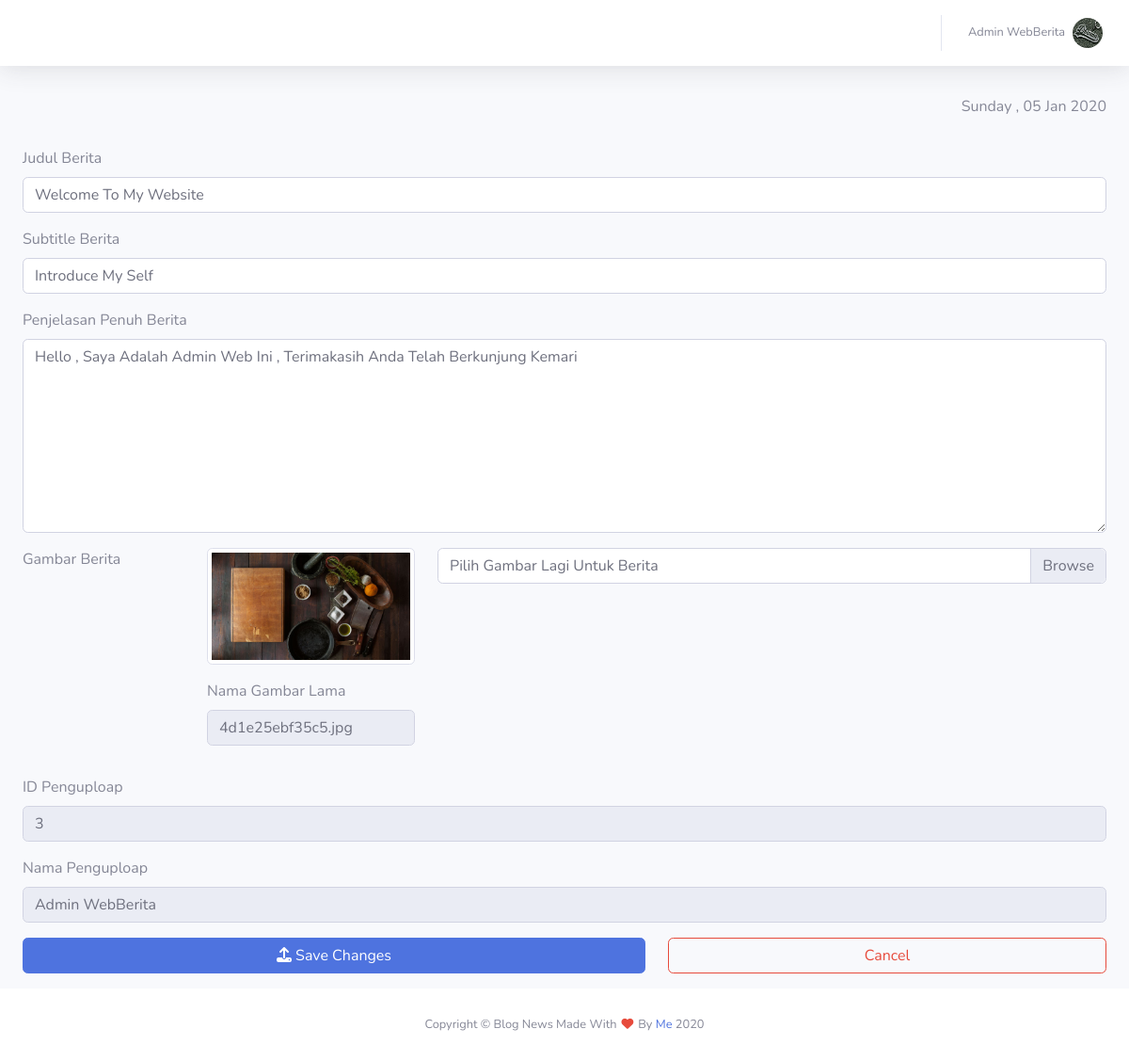
The page /control/User/it?mod=3 (signed in) on the database its author committed.
### tables this page shows
CREATE TABLE `penulis` (
  `id` int(11) NOT NULL,
  `full_name` varchar(288) NOT NULL,
  `tgllahir` date NOT NULL,
  `jenis_gender` varchar(100) NOT NULL,
  `alamat` text NOT NULL,
  `hp` varchar(50) NOT NULL,
  `icon` varchar(250) NOT NULL,
  `join` date NOT NULL,
  `is_active` int(1) NOT NULL,
  `username` varchar(288) NOT NULL,
  `email` varchar(288) NOT NULL,
  `password` varchar(288) NOT NULL,
  `user_role` int(11) NOT NULL
);

CREATE TABLE `tb_news` (
  `idberita` int(11) NOT NULL,
  `judul` varchar(255) NOT NULL,
  `berita` text NOT NULL,
  `tglberita` date NOT NULL,
  `jamberita` time NOT NULL,
  `penulis` int(11) NOT NULL,
  `gambar` varchar(250) NOT NULL,
  `isi_lengkap` text NOT NULL
);

### control/Function.php (called while the page is built, shortened)
<?php
$hostname     = "localhost";
$username     = "root";
$password     = "";
$databasename = "web-berita";
$conn = mysqli_connect($hostname, $username, $password, $databasename);
function query($query) {
    global $conn;
    $result = mysqli_query($conn, $query);
    $rows   = [];
    while ($row = mysqli_fetch_assoc($result)) {
        $rows[] = $row;
    }
    return $rows;
}
?>

### control/User/it.php (the view, shortened to what this page needs)
<?php
require '../tmp/header.php';
$id = $_GET['mod'];
$dataBerita = "SELECT * FROM tb_news WHERE idberita = '$id'";
$berita     = query($dataBerita);
?>
<div id="wrapper">
	<?php foreach ($query as $row): ?>
	<div id="content-wrapper" class="d-flex flex-column">
		<div id="content">
			<nav class="navbar navbar-expand navbar-light bg-white topbar mb-4 static-top shadow">
				<ul class="navbar-nav ml-auto">
					<li class="nav-item dropdown no-arrow">
						<a class="nav-link dropdown-toggle" href="#" id="userDropdown" role="button" data-toggle="dropdown" aria-haspopup="true" aria-expanded="false">
							<span class="mr-2 d-lg-inline text-gray-600 small">
								<?=$row['full_name'];?>
							</span>
							<img class="img-profile rounded-circle" src="../../img/user-icon/<?=$row['icon']?>">
						</a>
					</li>
				</ul>
			</nav>
			<div class="container-fluid">
				<div class="d-sm-flex align-items-center justify-content-between mb-4">
					<?=date("l , d M Y");?>
				</div>
				<?php endforeach;?>
				<form action="" method="post" enctype="multipart/form-data">
					<?php foreach ($berita as $edit): ?>
					<div class="form-group">
						<label for="judul" class="form-control-label">Judul Berita</label>
						<input type="text" name="judul" id="judul" class="form-control" autocomplete="off" value="<?=$edit['judul']?>" required/>
					</div>
					<div class="form-group">
						<label for="ringkas" class="form-control-label"> Subtitle Berita</label>
						<input type="text" name="ringkas" id="ringkas" class="form-control" required value="<?=$edit['berita']?>">
					</div>
					<div class="form-group">
						<label for="isi" class="form-control-label"> Penjelasan Penuh Berita</label>
						<textarea cols="40" rows="8" name="isi" id="isi" class="form-control" required><?=$edit['isi_lengkap']?></textarea>
					</div>
					<div class="form-group row">
						<div class="col-sm-2">Gambar Berita</div>
						<div class="col-sm">
							<div class="row">
								<div class="col-sm-3 mx-auto">
									<img src="../../img/news-icon/<?=$edit['gambar'];?>" class="img-thumbnail img-fluid mb-3">
									<label for="gambarLama" class="form-control-label d-block">Nama Gambar Lama</label>
									<input type="text" name="gambarLama" value="<?=$edit['gambar'];?>" class="small form-control mb-3" readonly id="gambarLama">
								</div>
								<div class="col-sm">
									<div class="custom-file">
										<label for="gambar" class="custom-file-label">Pilih Gambar Lagi Untuk Berita</label>
									</div>
								</div>
							</div>
						</div>
					</div>
					<?php endforeach;?>
					<div class="form-group">
						<label for="penulis" class="form-control-label">ID Penguploap</label>
						<input type="text" name="penulis" id="penulis" class="form-control" value="<?=$row['id'];?>" readonly/>
					</div>
					<div class="form-group">
						<label for="namaUpload" class="form-control-label">Nama Penguploap</label>
						<input type="text" name="namaUpload" id="namaUpload" class="form-control" value="<?=$row['full_name'];?>" readonly/>
					</div>
					<div class="row">
						<div class="col-md-7">
							<button type="submit" name="Edit" class="btn btn-primary btn-block mb-3">
							<i class="fas fa-upload"></i> Save Changes
							</button>
						</div>
						<div class="col-md">
							<?php if ($row['user_role'] == "2") {
    echo '<a href="../User" class="btn btn-outline-danger btn-block">Cancel</a>';
} else if ($row['user_role'] == "1") {
    echo '<a href="../Admin" class="btn btn-outline-danger btn-block">Cancel</a>';
}
?>
						</div>
					</div>
				</form>
			</div>
		</div>
		<footer class="sticky-footer bg-white">
			<div class="container my-auto">
				<div class="copyright text-center my-auto">
					<span>Copyright &copy; Blog News Made With <i class="fas fa-fw fa-heart text-danger"></i> By <a href="https://instagram.com/dharma_situmorang" target="_blank">Me</a> <?=date('Y')?></span>
				</div>
			</div>
		</footer>
	</div>
</div>
<?php require '../tmp/footer.php';?>

### rows shown on the page
penulis: full_name "Admin WebBerita", icon (picture), penulis "3", namaUpload "Admin WebBerita"
tb_news: judul "Welcome To My Website", ringkas "Introduce My Self", isi "Hello , Saya Adalah Admin Web Ini , Terimakasih Anda Telah Berkunjung Kemari", gambar (picture), gambarLama "4d1e25ebf35c5.jpg"
